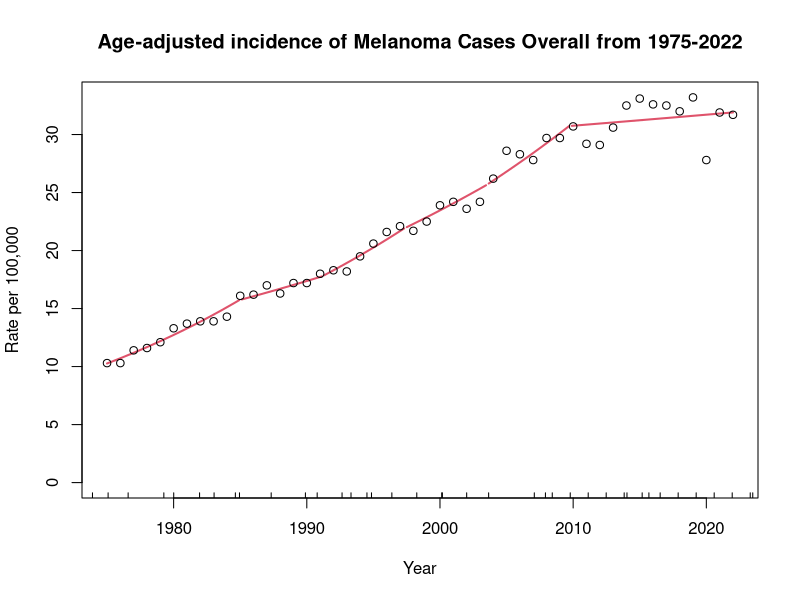

Write R code to recreate this figure. (Note: this script raises an error after producing the figure.)
## ---- chunk 1
knitr::opts_chunk$set(echo = TRUE)
library(tidyverse)
library(segmented)
library(furrr)
library(future)
## ---- chunk 2
set.seed(0)

# Load and clean data
data <- read_csv("Melanoma_5.csv")

colnames(data) = c("Race", "Sex", "Site", "Year", "Rate", "Count", "Population")

data$Rate <- as.numeric(data$Rate)
data$Year = as.numeric(data$Year)

# Create age-adjusted counts variable for the data
data$Count_adj = round(data$Rate*data$Population)

# Remove the year range 
data_melanoma <- data|> filter(Year != "1975-2022")

# Select a data subset (overall)
data_melanoma_overall = data_melanoma |> 
  filter(Race == "All races" &
           Sex == "Male and female" &
           Site == "All sites")

# Log-linear model (Poisson)
out.glm = glm(Count_adj ~ Year, data= data_melanoma_overall, 
              family=poisson(), offset=log(Population))

# Select the best fit number of joinpoints
out.glm.best= selgmented(out.glm, seg.Z = ~ Year, Kmax = 5, type="bic")

plot.segmented(
  out.glm.best,
  link = FALSE,
  ylim = c(0, max(data_melanoma_overall$Rate)),
  main = "Age-adjusted incidence of Melanoma Cases Overall from 1975-2022",
  ylab = "Rate per 100,000")
points(data_melanoma_overall$Year, data_melanoma_overall$Rate)

# Average annual percent change, 1985-2000
# There is an aapc() function, but doesn't have the flexibility to specify the 
# periods of interest. It only calculates it on the full range.
# So, let's calculate by hand.
summary(out.glm.best)

slope(out.glm.best, APC=TRUE)

AAPC_est = (exp((5*0.003 + 5*0.003)/10) - 1)
## ---- chunk 3
joinpoint_model <- function(data_melanoma, race, sex, site, kmax = 5) {

  data_melanoma_filtered <- data_melanoma |> 
    filter(Race == race &
             Sex == sex &
             Site == site)
  
  # Log-linear model (Poisson)
  out.glm <- glm(Count_adj ~ Year, data = data_melanoma_filtered, 
      family=poisson(), offset=log(Population))

  # Select the best fit number of joinpoints
  out.glm.best <- selgmented(out.glm, seg.Z = ~ Year, Kmax = kmax, type = "bic", msg = FALSE)
  
  # Identify joinpoints
  num_breakpoints <- nrow(out.glm.best$psi)
  joinpoint_years <- round(out.glm.best$psi[, 'Est.'])
  
  # Identify segment years
  min_year <- min(data_melanoma_filtered$Year)
  max_year <- max(data_melanoma_filtered$Year)
  year_list <- c(min_year, unname(unlist(joinpoint_years)), max_year)
  segment_years <- matrix(nrow = num_breakpoints + 1, ncol = 2)
  for (i in 2:length(year_list)) {
    segment_years[i - 1, 1] <- year_list[i - 1]
    segment_years[i - 1, 2] <- year_list[i]
  }
  
  # APC / AAPC
  apc <- slope(out.glm.best, APC = TRUE)$Year
  aapc <- aapc(out.glm.best, parm = "Year")
  
  return(list(
    race = race,
    sex = sex,
    site = site,
    num_breakpoints = num_breakpoints,
    joinpoint_years = joinpoint_years,
    segment_years = segment_years,
    apc = apc,
    aapc = aapc,
    fit = out.glm.best,
    data = data_melanoma_filtered
  ))
}
## ---- chunk 4
races <- c("All races", "Black", "White")
sexes <- c("Male and female", "Male", "Female")
sites <- c("All sites", "Head and Neck", "Trunk",
           "Arm (shoulder to finger)", "Leg (hip to toe)")

grid <- expand_grid(Race = races, Sex = sexes, Site = sites)

future::plan(multisession)

models <- grid |>
  mutate(
    Model = future_pmap(
      list(Race, Sex, Site),
      function(race, sex, site) {
        tryCatch(
          joinpoint_model(data_melanoma, race, sex, site),
          error = function(e) NULL
        )
      },
      .options = furrr_options(seed = TRUE)
    )
  ) |>
  filter(!map_lgl(Model, is.null)) |>
  mutate(
    Num_Breakpoints = map_int(Model, "num_breakpoints"),
    Joinpoint_Years = map(Model, "joinpoint_years"),
    Segment_Years = map(Model, "segment_years"),
    APC = map(Model, "apc"),
    AAPC = map(Model, "aapc")
  )

## ---- chunk 5
models
## ---- chunk 6
get_model <- function(models, race, sex, site) {
  idx <- which(models$Race == race
               & models$Sex == sex
               & models$Site == site)
  if (length(idx) > 1) {
    idx <- idx[1]
  }
  models$Model[[idx]]
}
## ---- chunk 7
plot_joinpoint_set <- function(model_objs, labels, cols,
                               main, ylab = "Rate per 100,000") {
  # Helper to plot multiple data frames
  make_series_df <- function(model_obj, label) {
    d <- model_obj$data
    year_grid <- seq(min(d$Year), max(d$Year), by = 1)
    fitted_rate <- predict(model_obj$fit,
                           newdata = data.frame(Year = year_grid),
                           type = "link") |> exp() * 100000

    observed_df <- data.frame(
      Year = d$Year,
      Rate = d$Rate,
      Series = label,
      Type = "Observed"
    )
    fitted_df <- data.frame(
      Year = year_grid,
      Rate = fitted_rate,
      Series = label,
      Type = "Fitted"
    )

    bind_rows(observed_df, fitted_df)
  }

  # Perform the plotting
  plot_df <- bind_rows(
    Map(make_series_df, model_objs, labels)
  )

  ylim_max <- plot_df |>
    filter(Type == "Fitted") |>
    summarise(max_rate = max(Rate, na.rm = TRUE)) |>
    pull(max_rate)

  ggplot(plot_df, aes(x = Year, y = Rate, group = Series)) +
    geom_line(
      data = filter(plot_df, Type == "Fitted"),
      aes(color = Series),
      linewidth = 1
    ) +
    scale_color_manual(values = cols, breaks = labels) +
    coord_cartesian(ylim = c(0, ylim_max)) +
    labs(title = main, y = ylab, color = NULL) +
    theme_minimal()
}
## ---- chunk 8
# Stratified by Sex
m_overall <- get_model(models, "All races", "Male and female", "All sites")
m_male <- get_model(models, "All races", "Male", "All sites")
m_female <- get_model(models, "All races", "Female", "All sites")

plot_joinpoint_set(
  list(m_female, m_male, m_overall),
  labels = c("Female", "Male", "Overall"),
  cols   = c("#D55E00", "blue", "black"),
  main   = "Age-adjusted incidence of Melanoma Cases\nby Sex (Male and Female) from 1975-2022"
)
## ---- chunk 9
# Stratified by Race
m_black <- get_model(models, "Black", "Male and female", "All sites")
m_white <- get_model(models, "White", "Male and female", "All sites")

plot_joinpoint_set(
  list(m_black, m_white, m_overall),
  labels = c("Black", "White", "Overall"),
  cols   = c("#D55E00", "blue", "black"),
  main   = "Age-adjusted incidence of Melanoma cases\nby Race (Black and White), 1975-2022"
)
## ---- chunk 10
# Stratified by anatomical location (Site)
m_headneck <- get_model(models, "All races", "Male and female", "Head and Neck")
m_trunk <- get_model(models, "All races", "Male and female", "Trunk")
m_arm <- get_model(models, "All races", "Male and female", "Arm (shoulder to finger)")
m_leg <- get_model(models, "All races", "Male and female", "Leg (hip to toe)")

plot_joinpoint_set(
  list(m_headneck, m_trunk, m_arm, m_leg, m_overall),
  labels = c("Head and Neck", "Trunk", "Arm", "Leg", "Overall"),
  cols   = c("#D55E00", "blue", "gold", "purple", "black"),
  main   = "Age-adjusted incidence of Melanoma cases\nby Subtype (Anatomical Location), 1975-2022"
)
## ---- chunk 11
# Stratified by Race (Black/White) and Sex (Male/Female)
m_black_male <- get_model(models, "Black", "Male", "All sites")
m_white_male <- get_model(models, "White", "Male", "All sites")
m_black_female <- get_model(models, "Black", "Female", "All sites")
m_white_female <- get_model(models, "White", "Female", "All sites")

plot_joinpoint_set(
  list(m_black_male, m_white_male, m_black_female, m_white_female, m_overall),
  labels = c("Black Male", "White Male", "Black Female", "White Female", "Overall"),
  cols   = c("#D55E00", "blue", "gold", "purple", "black"),
  main   = "Age-adjusted incidence of Melanoma cases\nby Race (Black or White) and Sex (Male or Female), 1975-2022"
)
## ---- chunk 12
# Stratified by Sex (Male) and Site
m_male_headneck <- get_model(models, "All races", "Male", "Head and Neck")
m_male_trunk <- get_model(models, "All races", "Male", "Trunk")
m_male_arm <- get_model(models, "All races", "Male", "Arm (shoulder to finger)")
m_male_leg <- get_model(models, "All races", "Male", "Leg (hip to toe)")

plot_joinpoint_set(
  list(m_male_headneck, m_male_trunk, m_male_arm, m_male_leg, m_male),
  labels = c("Head and Neck", "Trunk", "Arm (shoulder to finger)", "Leg (hip to toe)", "Male Overall"),
  cols   = c("#D55E00", "blue", "gold", "purple", "black"),
  main   = "Age-adjusted incidence of Melanoma cases\nby Sex (Male) and Subtype (Anatomical Location), 1975-2022"
)
## ---- chunk 13
# Stratified by Sex (Female) and Site
m_female_headneck <- get_model(models, "All races", "Female", "Head and Neck")
m_female_trunk <- get_model(models, "All races", "Female", "Trunk")
m_female_arm <- get_model(models, "All races", "Female", "Arm (shoulder to finger)")
m_female_leg <- get_model(models, "All races", "Female", "Leg (hip to toe)")

plot_joinpoint_set(
  list(m_female_headneck, m_female_trunk, m_female_arm, m_female_leg, m_female),
  labels = c("Head and Neck", "Trunk", "Arm (shoulder to finger)", "Leg (hip to toe)", "Female Overall"),
  cols   = c("#D55E00", "blue", "gold", "purple", "black"),
  main   = "Age-adjusted incidence of Melanoma cases\nby Sex (Female) and Subtype (Anatomical Location), 1975-2022"
)
## ---- chunk 14
# Stratified by Race (White) and Site
m_white_headneck <- get_model(models, "White", "Male and female", "Head and Neck")
m_white_trunk <- get_model(models, "White", "Male and female", "Trunk")
m_white_arm <- get_model(models, "White", "Male and female", "Arm (shoulder to finger)")
m_white_leg <- get_model(models, "White", "Male and female", "Leg (hip to toe)")

plot_joinpoint_set(
  list(m_white_headneck, m_white_trunk, m_white_arm, m_white_leg,
       get_model(models, "White", "Male and female", "All sites")),
  labels = c("Head and Neck", "Trunk", "Arm (shoulder to finger)", "Leg (hip to toe)", "White Overall"),
  cols   = c("#D55E00", "blue", "gold", "purple", "black"),
  main   = "Age-adjusted incidence of Melanoma cases\nby Race (White) and Subtype (Anatomical Location), 1975-2022"
)
## ---- chunk 15
# Stratified by Race (Black) and Site
m_black_headneck <- get_model(models, "Black", "Male and female", "Head and Neck")
m_black_trunk <- get_model(models, "Black", "Male and female", "Trunk")
m_black_arm <- get_model(models, "Black", "Male and female", "Arm (shoulder to finger)")
m_black_leg <- get_model(models, "Black", "Male and female", "Leg (hip to toe)")

plot_joinpoint_set(
  list(m_black_headneck, m_black_trunk, m_black_arm, m_black_leg,
       get_model(models, "Black", "Male and female", "All sites")),
  labels = c("Head and Neck", "Trunk", "Arm (shoulder to finger)", "Leg (hip to toe)", "Black Overall"),
  cols   = c("#D55E00", "blue", "gold", "purple", "black"),
  main   = "Age-adjusted incidence of Melanoma cases\nby Race (Black) and Subtype (Anatomical Location), 1975-2022"
)
## ---- chunk 16
for (i in seq_len(nrow(models))) {
  cat("\n=======================\n")
  cat("Row:", i, "\n")
  cat("Race:", models$Race[i], "\n")
  cat("Sex:", models$Sex[i], "\n")
  cat("Site:", models$Site[i], "\n")
  cat("Num_Breakpoints:", models$Num_Breakpoints[i], "\n")
  cat("Joinpoint_Years:", paste(models$Joinpoint_Years[[i]], collapse = ", "), "\n")
  cat("Segment_Years:\n")
  print(models$Segment_Years[[i]])
  cat("APC:\n")
  print(models$APC[[i]])
  cat("AAPC:\n")
  print(models$AAPC[[i]])
}
